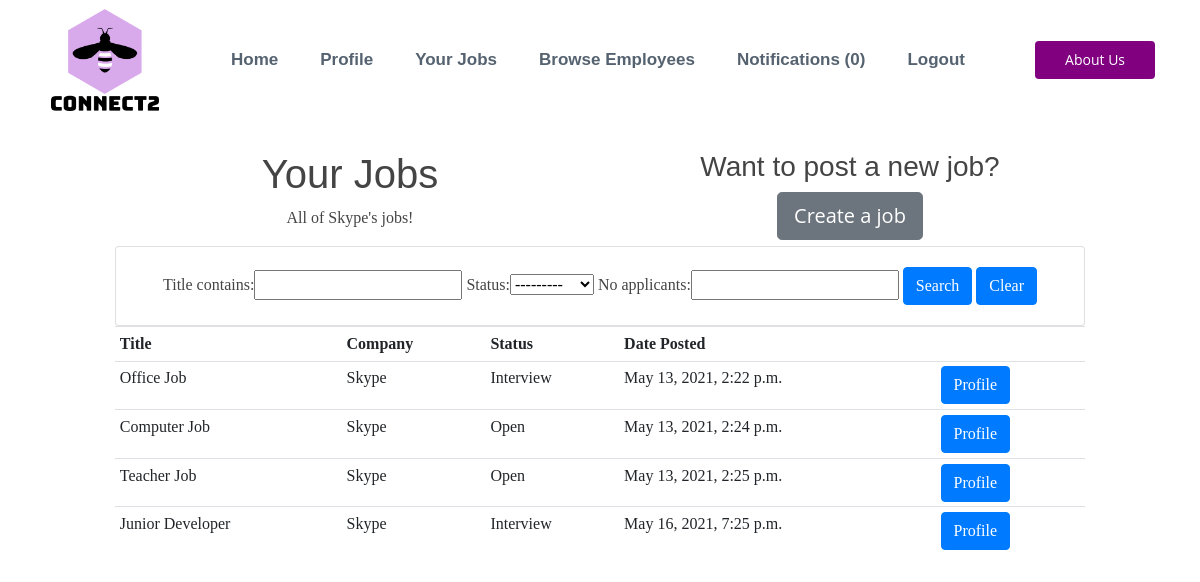
Screenshot of /jobs/ (signed in) with the database file from the repository.
### account/models.py (models this page shows, shortened)
class Employer(models.Model):
    user = models.OneToOneField(
        User, on_delete=models.CASCADE, primary_key=True)
    phone = models.CharField(max_length=200)
    company_name = models.CharField(max_length=200)
    email = models.EmailField(max_length=200, blank=True)
    updated = models.DateTimeField(auto_now=True)
    created = models.DateTimeField(auto_now_add=True)
    sector = models.CharField(max_length=200, blank=True)
    avatar = models.ImageField(default='avatar.jpg', upload_to='avatar_pics')
    county = models.CharField(max_length=200, blank=True)
    city = models.CharField(max_length=200, blank=True)
    location = models.CharField(max_length=200)
    def __str__(self):
        return self.user.username

class Job(models.Model):
    STATUS = (
        ('Open', 'Open'),
        ('Closed', 'Closed'),
        ('Interview', 'Interview'),
    )
    CONTRACT = (
        ('Full Time', 'Full Time'),
        ('Part Time', 'Part Time'),
    )
    WORK = (
        ('Office', 'Office'),
        ('Remote', 'Remote'),
    )
    LENGTH = (
        ('Permanent', 'Permanent'),
        ('Temporary', 'Temporary'),
    )
    employer = models.ForeignKey(
        Employer, null=True, on_delete=models.CASCADE)
    date_created = models.DateTimeField(auto_now_add=True, null=True)
    status = models.CharField(max_length=200, null=True, choices=STATUS)
    title = models.CharField(max_length=200)
    description_role = models.TextField(max_length=2000, null=True, blank=True)
    description_personality = models.TextField(
        max_length=200000, null=True, blank=True)
    contract = models.CharField(max_length=200, null=True, choices=CONTRACT)
    office_type = models.CharField(max_length=200, null=True, choices=WORK)
    length = models.CharField(max_length=200, null=True, choices=LENGTH)
    ideal_person = models.CharField(max_length=200, null=True)
    location = models.CharField(max_length=200, null=True)
    num_hires = models.IntegerField(null=True)
    city = models.CharField(max_length=200, null=True)
    enviornment = models.TextField(
        max_length=2000, null=True, blank=True)
    created = models.DateTimeField(auto_now_add=True)
    job_round = models.IntegerField(null=True, default=1)
    no_applicants = models.IntegerField(default=0, null=True)

class User(AbstractUser):
    is_employee = models.BooleanField(default=False)
    is_employer = models.BooleanField(default=False)

### employer/views.py (the view)
# urls.py: path('jobs/', jobs, name='jobs'),
def jobs(request):
    employer = Employer.objects.get(user=request.user)
    jobs = employer.job_set.all()
    myFilter = JobFilter(request.GET, queryset=jobs)
    jobs = myFilter.qs
    context = {
        'employer': employer,
        'jobs': jobs,
        'myFilter': myFilter,
    }
    return render(request, 'employer/jobs.html', context)

### notifications/context_processors.py (called while the page is built)
def notifications(request):
    if request.user.is_authenticated:
        return {'notifications': request.user.notifications.filter(is_read=False)}
    else:
        return {'notifications': []}

### employer/templates/employer/jobs.html
{% extends 'employer/core.html' %}
{% block content %}
<div class="container-fluid">
    <div class="row">
        <div class="col-md-12">
            <div class="row">
                <div class="col-md-12">
                    <div class="row">
                        <div class="col-md-1">
                        </div>
                        <div class="col-md-5 text-center">
                            <h1> Your Jobs</h1>
                            <p> All of {{employer.company_name}}'s jobs!</p>
                        </div>
                        <div class="col-md-5 text-center">
                            <h3 class="text-center">
                                Want to post a new job?
                            </h3>
                            <a class="btn btn-lg btn-secondary text-center" href="{% url 'createjob'  %}">
                                Create a job
                            </a>
                        </div>
                        <div class="col-md-1">
                        </div>
                    </div>
                    <div class="row">
                        <div class="col-md-1">
                        </div>
                        <div class="col-md-10">
                            <div class="row text-center">
                                <div class="col">
                                    <div class="card card-body">
                                        <form method="get">
                                            {{myFilter.form}}
                                            <button class="btn btn-primary" type="submit">Search</button>
                                            <a class="btn btn-primary" href="{% url 'clearjobs'  %}"> Clear</a>
                                        </form>
                                    </div>
                                </div>
                            </div>
                            <table class=" table table-sm ">
                                <tr>
                                    <th>Title</th>
                                    <th>Company</th>
                                    <th> Status </th>
                                    <th>Date Posted</th>
                                    <th></th>
                                </tr>
                                {% for job in jobs %}
                                <tr>
                                    <td>{{job.title}}
                                    </td>
                                    <td>{{job.employer}}</td>
                                    <td> {{job.status}} </td>
                                    <td>{{job.date_created}}</td>
                                    <td><a class="btn btn-primary" href="{% url 'jobviewer' pk=job.pk %}">
                                            Profile</a></td>
                                    {% endfor %}
                                </tr>
                                </tr>
                            </table>
                        </div>
                        <div class="col-md-1">
                        </div>
                    </div>
                </div>
            </div>
        </div>
    </div>
</div>
{% endblock %}

### static/core.css (style rules this page uses)
table { counter-reset: tableCount; font-family: Georgia; }
p { font-family: Georgia; }
.card { font-family: Georgia; }
body { font-family: "Open Sans", sans-serif; color: #444444; }
a { color: #d9232d; }
h1, h2, h3, h4, h5, h6 { font-family: "Raleway", sans-serif; }

### rows the page displays
Employer: company_name "Skype"
Job: title "Office Job", employer "Skype", status "Interview", date_created "May 13, 2021, 2:22 p.m."
Job: title "Computer Job", employer "Skype", status "Open", date_created "May 13, 2021, 2:24 p.m."
Job: title "Teacher Job", employer "Skype", status "Open", date_created "May 13, 2021, 2:25 p.m."
Job: title "Junior Developer", employer "Skype", status "Interview", date_created "May 16, 2021, 7:25 p.m."

### other values shown
{{ notifications.count }} "0"
